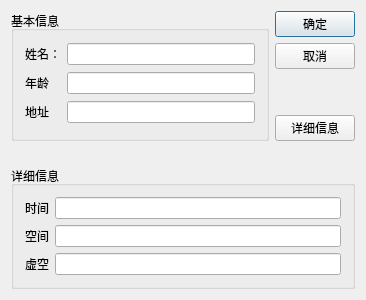
<?xml version="1.0" encoding="UTF-8"?>
<ui version="4.0">
 <class>ExtensionDialog</class>
 <widget class="QDialog" name="ExtensionDialog">
  <property name="geometry">
   <rect>
    <x>0</x>
    <y>0</y>
    <width>366</width>
    <height>300</height>
   </rect>
  </property>
  <property name="windowTitle">
   <string>ExtensionDialog</string>
  </property>
  <layout class="QVBoxLayout" name="verticalLayout_2">
   <item>
    <layout class="QHBoxLayout" name="horizontalLayout">
     <item>
      <widget class="QGroupBox" name="groupBox">
       <property name="title">
        <string>基本信息</string>
       </property>
       <layout class="QGridLayout" name="gridLayout">
        <item row="0" column="0">
         <widget class="QLabel" name="label">
          <property name="text">
           <string>姓名：</string>
          </property>
         </widget>
        </item>
        <item row="0" column="1">
         <widget class="QLineEdit" name="lineEdit"/>
        </item>
        <item row="1" column="0">
         <widget class="QLabel" name="label_2">
          <property name="text">
           <string>年龄</string>
          </property>
         </widget>
        </item>
        <item row="1" column="1">
         <widget class="QLineEdit" name="lineEdit_2"/>
        </item>
        <item row="2" column="0">
         <widget class="QLabel" name="label_3">
          <property name="text">
           <string>地址</string>
          </property>
         </widget>
        </item>
        <item row="2" column="1">
         <widget class="QLineEdit" name="lineEdit_3"/>
        </item>
       </layout>
      </widget>
     </item>
     <item>
      <layout class="QVBoxLayout" name="verticalLayout">
       <item>
        <widget class="QPushButton" name="pushButton">
         <property name="text">
          <string>确定</string>
         </property>
        </widget>
       </item>
       <item>
        <widget class="QPushButton" name="pushButton_2">
         <property name="text">
          <string>取消</string>
         </property>
        </widget>
       </item>
       <item>
        <spacer name="verticalSpacer_2">
         <property name="orientation">
          <enum>Qt::Vertical</enum>
         </property>
         <property name="sizeHint" stdset="0">
          <size>
           <width>20</width>
           <height>40</height>
          </size>
         </property>
        </spacer>
       </item>
       <item>
        <widget class="QPushButton" name="pushButton_3">
         <property name="text">
          <string>详细信息</string>
         </property>
        </widget>
       </item>
      </layout>
     </item>
    </layout>
   </item>
   <item>
    <spacer name="verticalSpacer">
     <property name="orientation">
      <enum>Qt::Vertical</enum>
     </property>
     <property name="sizeHint" stdset="0">
      <size>
       <width>20</width>
       <height>4</height>
      </size>
     </property>
    </spacer>
   </item>
   <item>
    <widget class="QGroupBox" name="groupBox_2">
     <property name="title">
      <string>详细信息</string>
     </property>
     <layout class="QGridLayout" name="gridLayout_2">
      <item row="0" column="0">
       <widget class="QLabel" name="label_4">
        <property name="text">
         <string>时间</string>
        </property>
       </widget>
      </item>
      <item row="0" column="1">
       <widget class="QLineEdit" name="lineEdit_4"/>
      </item>
      <item row="1" column="0">
       <widget class="QLabel" name="label_5">
        <property name="text">
         <string>空间</string>
        </property>
       </widget>
      </item>
      <item row="1" column="1">
       <widget class="QLineEdit" name="lineEdit_5"/>
      </item>
      <item row="2" column="0">
       <widget class="QLabel" name="label_6">
        <property name="text">
         <string>虚空</string>
        </property>
       </widget>
      </item>
      <item row="2" column="1">
       <widget class="QLineEdit" name="lineEdit_6"/>
      </item>
     </layout>
    </widget>
   </item>
  </layout>
 </widget>
 <layoutdefault spacing="6" margin="11"/>
 <resources/>
 <connections/>
</ui>
